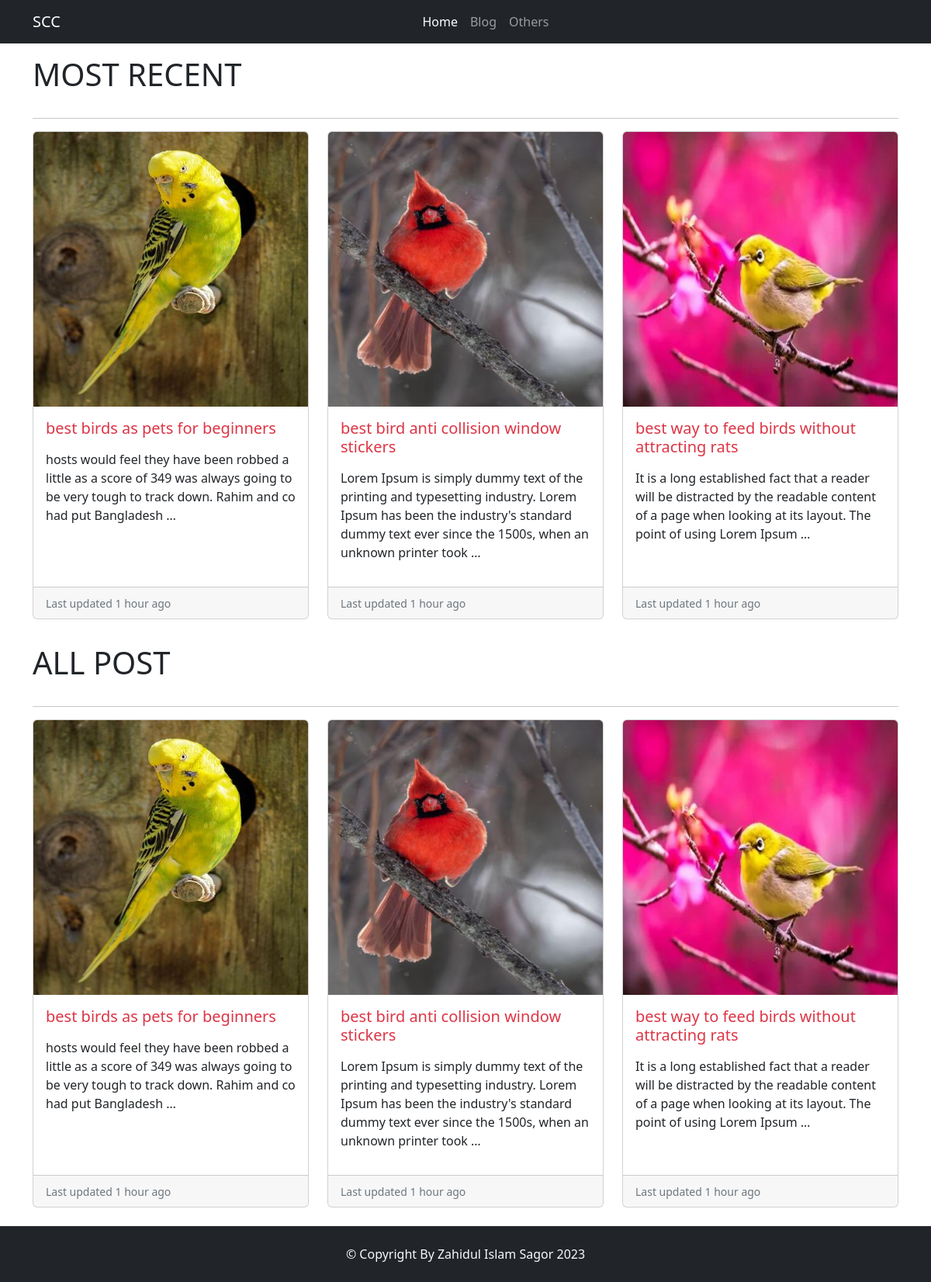
The page / on the database its author committed.
### blog/models.py (models this page shows, shortened)
class Post(models.Model):
    STATUS = [('draft', 'Draft'), ('publish', 'Publish')]
    title = models.CharField(max_length=200)
    slug = models.SlugField(unique=True, blank = True, null = True)
    content = RichTextUploadingField()
    created_post = models.DateTimeField(auto_now_add = True)
    update_post = models.DateField(auto_now = True)
    category = models.ForeignKey(Category, on_delete=models.CASCADE)
    status = models.CharField(max_length=10, choices=STATUS, default='draft')
    featured = models.ImageField(upload_to='blogs/', blank=True, null=True)
    meta_title = models.CharField(max_length=200, blank=True, null=True)
    meta_des = models.TextField(blank=True, null=True)
    class Meta:
        verbose_name_plural = 'All Post'

### blog/views.py (the view)
# urls.py: path('', views.home_view, name='home'),
def home_view(request):
    quaryset = Post.objects.filter(status='publish').order_by('-update_post')
    per_page = 3
    paginator = Paginator(quaryset, per_page)
    page_number = request.GET.get('page')
    Dina_post = paginator.get_page(page_number)
    context = {'Dina_post':Dina_post}
    return render(request, 'blog/index.html', context)

### templates/blog/index.html
{% extends 'blog/base.html' %}
{% block content %}
<div class="container">
    <h1 class="text-left py-3">MOST RECENT</h1>
    <hr>
    <div class="row row-cols-1 row-cols-md-3 g-4">
        {% for card in Dina_post %}
        <div class="col">
          <div class="card h-100">
            <img src="{% if card.featured %}{{card.featured.url}}{% endif %}" class="card-img-top" alt="...">
            <div class="card-body">
              <h5 class="card-title"><a href="{% url 'single_post' card.slug %}" class="text-decoration-none text-danger">{{card.title}}</a></h5>
              <p class="card-text">{{card.content|truncatewords:30|safe}}</div>
            <div class="card-footer">
              <small class="text-muted">Last updated {{card.update_post|timesince}} ago</small>
            </div>
          </div>
        </div>
        {% endfor %}
    </div>
    <h1 class="text-left py-3 my-3">ALL POST</h1>
    <hr>
    <div class="row row-cols-1 row-cols-md-3 g-4 mb-4">
        {% for card in Dina_post %}
        <div class="col">
          <div class="card h-100">
            <img src="{% if card.featured %}{{card.featured.url}}{% endif %}" class="card-img-top" alt="...">
            <div class="card-body">
              <h5 class="card-title"><a href="{% url 'single_post' card.slug %}" class="text-decoration-none text-danger">{{card.title}}</a></h5>
              <p class="card-text">{{card.content|truncatewords:30|safe}}</div>
            <div class="card-footer">
              <small class="text-muted">Last updated {{card.update_post|timesince}} ago</small>
            </div>
          </div>
        </div>
        {% endfor %}
    </div>
</div>
{% endblock content %}

### rows shown on the page
Post: featured (picture), title "best birds as pets for beginners", content "hosts would feel they have been robbed a little as a score of 349 was always going to be very tough to track down. Rahim and co had put Bangladesh …", update_post "1 hour"
Post: featured (picture), title "best bird anti collision window stickers", content "Lorem Ipsum is simply dummy text of the printing and typesetting industry. Lorem Ipsum has been the industry's standard dummy text ever since the 1500s, when an unknown printer took …", update_post "1 hour"
Post: featured (picture), title "best way to feed birds without attracting rats", content "It is a long established fact that a reader will be distracted by the readable content of a page when looking at its layout. The point of using Lorem Ipsum …", update_post "1 hour"
